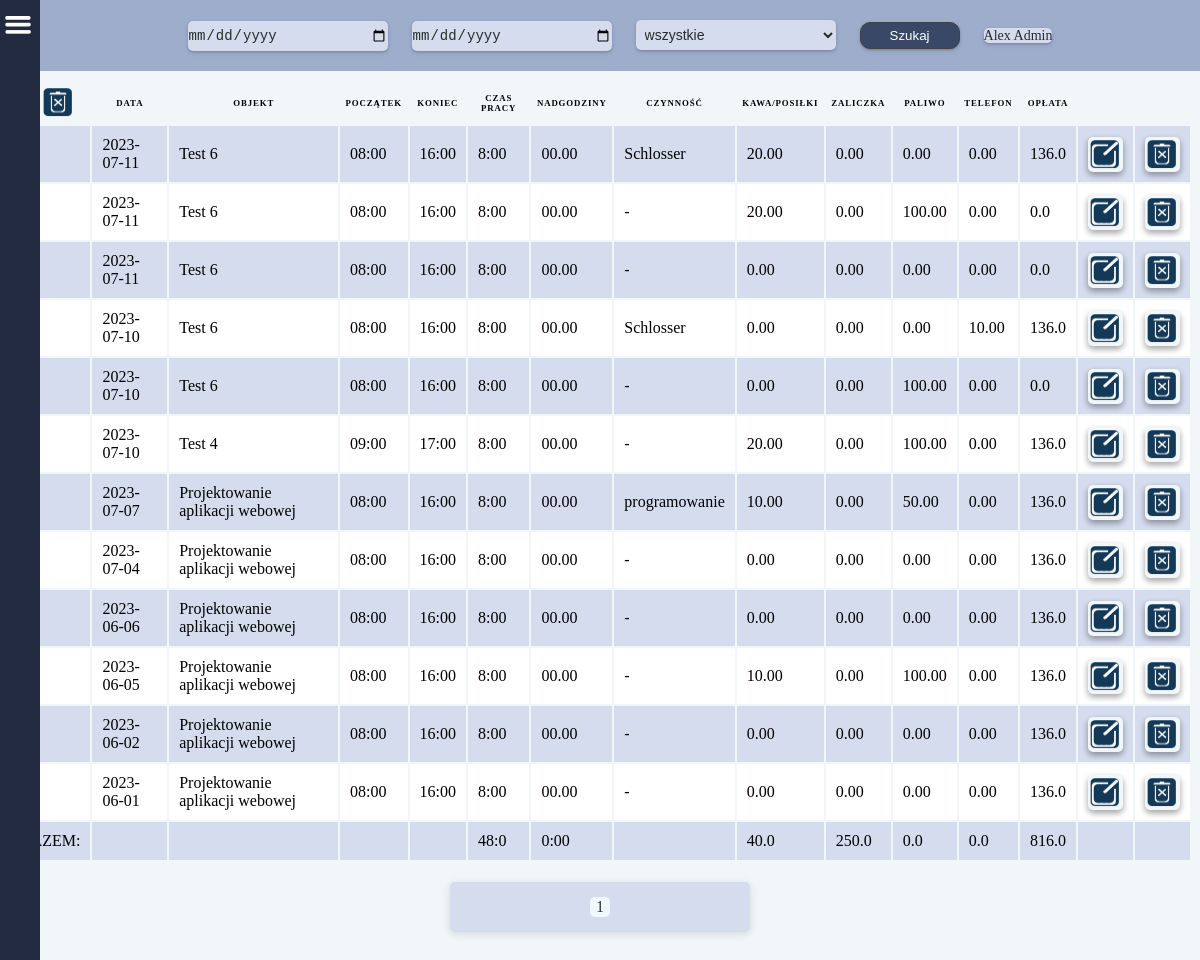
The app's page /user_raport/1/ (signed in), older data.
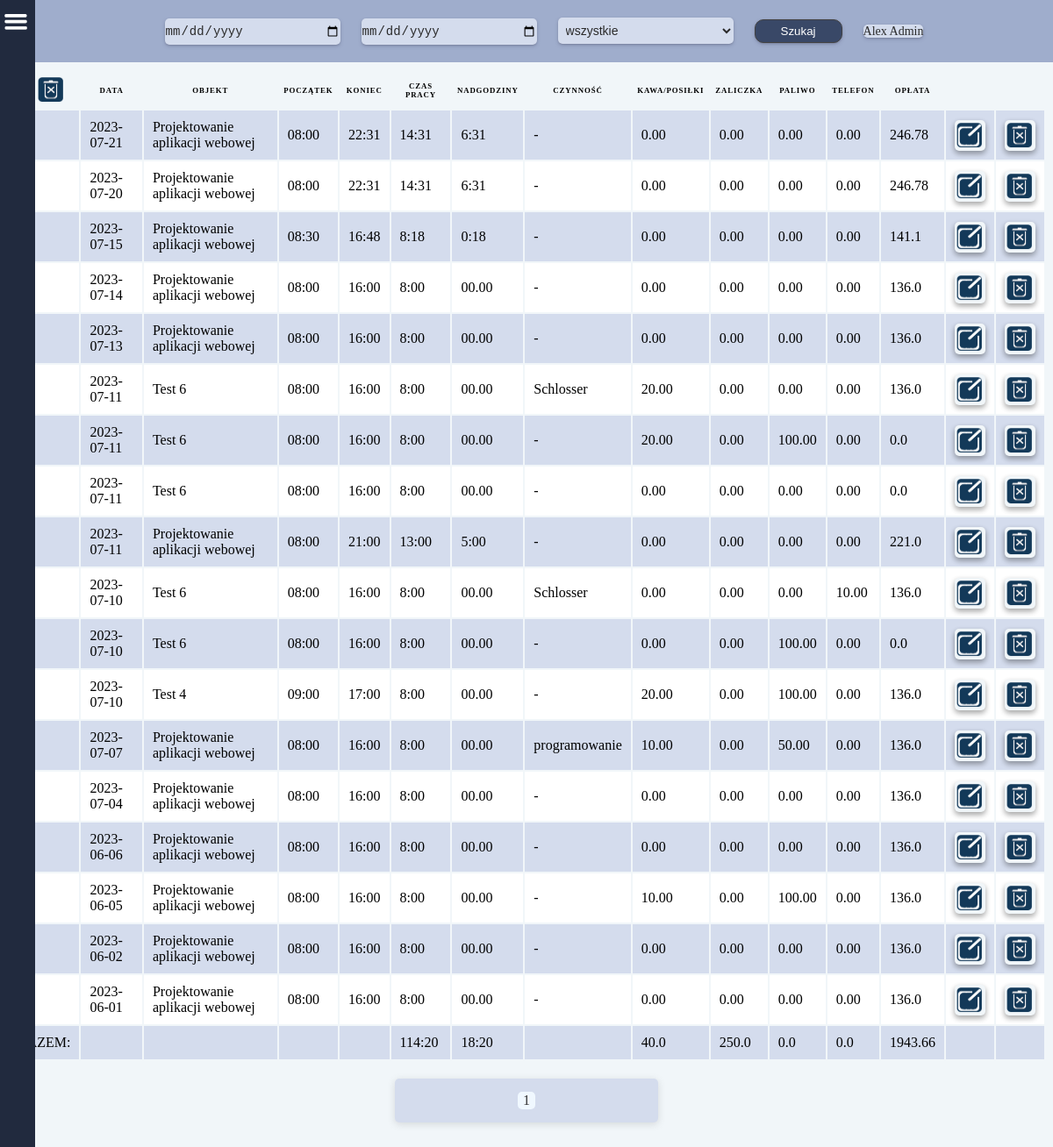
The same page, newer data.
### users/models.py (models this page shows, shortened)
class CustomUser(AbstractBaseUser, PermissionsMixin):
    acceptation = models.BooleanField(
        _('Zatwierdź'),
        default=False,
    )
    username = models.CharField(
        _('Użytkownik'),
        null=True,
        max_length= 255,
        )
    email = models.EmailField(_("email"), unique=True)
    fp_token = models.CharField(
        null=True,
        max_length=192,
        unique=True,
    )
    token_expiration = models.DateTimeField(
        _('Czas życia tokena'),
        null=True,
        blank=True,
    )
    ip_address = models.JSONField(
        null=True,
    )
    birthday = models.CharField(
        _('Data urodzenia'),
        null=True,
        max_length= 55,
        )
    birthplace = models.CharField(
        _('Miejsce urodzenia'),
        null=True,
        max_length= 255,
        )
    workplace = models.CharField(
        _('Miejsce pracy'),
        null=True,
        max_length= 255,
        )
    religion = models.CharField(
        _('Religia'),
        null=True,
        max_length= 255,
        )
    insurance_number = models.CharField(
        _('Numer ubezpieczenia'),
        null=True,
        max_length= 255,
        )
    tax_number = models.CharField(
        _('Numer podatkowy'),
        null=True,
        max_length= 255,
        )
    adress_pl = models.CharField(
        _('Adres w Polsce'),
        null=True,
        max_length= 255,
        )
    adress_de = models.CharField(
        _('Adres w Niemczech'),
        null=True,
        max_length= 255,
        )
    profession = models.CharField(
        _('Zawód'),
        null=True,
        max_length= 255,
        )
    position = models.CharField(
        _('Stanowisko (pracuje w)'),
        null=True,
        max_length= 255,
        )
    internal_tax_number = models.CharField(
        _('Wewnętrzny numer podatkowy'),
        null=True,
        max_length= 255,
        )
    nfz_name = models.CharField(
        _('NFZ - nazwa'),
        null=True,
        max_length= 255,
        )
    nfz_adress = models.CharField(
        _('NFZ - adres'),
        null=True,
        max_length= 255,
        )
    phone_number = models.CharField(
        _('Telefon'),
        null=True,
        max_length= 255,
        )
    bank = models.CharField(
        _('Nazwa banku'),
        null=True,
        max_length= 255,
        )
    bic_swift = models.CharField(
        _('BIC/SWIFT'),
        null=True,
        max_length= 255,
        )
    bank_account = models.CharField(
        _('Konto i właściciel'),
        null=True,
        max_length= 255,
        )
    health_insurance_de = models.CharField(
        _('Ubezpieczenie w Niemczech'),
        null=True,
        max_length= 255,
        )
    health_insurance_de_number = models.CharField(
        _('KK VersNr'),
        null=True,
        max_length= 255,
        )
    shoe_size = models.CharField(
        _('Rozmiar buta'),
        null=True,
        max_length= 255,
        )
    growth = models.CharField(
        _('Wzrost'),
        null=True,
        max_length= 255,
        )
    work_clothes = models.CharField(
        _('Ubranie robocze'),
        null=True,
        max_length= 255,
        )
    rights = models.CharField(
        _('Uprawnienia'),
        null=True,
        max_length= 255,
        )
    payment = models.FloatField(
        _('Stawka za godzinę'),
        default=0
    )
    vacations_days_quantity = models.IntegerField(
        _('Ilość przysługujących dni urlopu'),
        default=0,
    )
    vacations_days_quantity_de = models.IntegerField(
        _('Ilość przysługujących dni urlopu'),
        default=0,
    )
    vacacions_on_demand = models.IntegerField(
        _('Ilość dni urlopu na żądanie'),
        default=4,
    )
    cares_vacations = models.IntegerField(
        _('Ilość dni urlopu opiekuńczego'),
        default=5,
    )
    force_majeure_vacations = models.IntegerField(
        _('Ilość godzin urlopu z powodu siły wyższej'),
        default=16,
    )
    compassionate_vacations = models.IntegerField(
        _('Ilość dni urlopu okolicznościowego'),
        default=2,
    )
    last_year_vacations_days_quantity = models.IntegerField(
        _('Ilość przysługujących dni urlopu za zeszły rok'),
        default=0,
    )
    last_year_vacations_days_quantity_de = models.IntegerField(
        _('Ilość przysługujących dni urlopu za zeszły rok'),
        default=0,
    )
    days_to_use_in_current_year = models.IntegerField(
        _('Do użycia w bieżącym roku'),
        default=0,
    )
    days_to_use_in_current_year_de = models.IntegerField(
        _('Do użycia w bieżącym roku'),
        default=0,
    )
    is_staff = models.BooleanField(default=False)
    is_active = models.BooleanField(default=True)
    date_joined = models.DateTimeField(
        _('Data rejestracji'),
        default=timezone.now,
        )
    USERNAME_FIELD = "email"
    EMAIL_FIELD = "email"
    REQUIRED_FIELDS = []
    objects = CustomUserManager()

### main/models.py (models this page shows, shortened)
class Work(models.Model):
    date = models.CharField(
        null=False,
        default='00-00-00',
        max_length=8,
        verbose_name='Data',
    )
    username = models.CharField(
        null=True,
        max_length=125,
        verbose_name='Imię użytkownika',
    )
    timestart = models.CharField(
        null=False,
        default='00:00',
        max_length=5,
        verbose_name='Początek',
    )
    timefinish = models.CharField(
        null=False,
        default='00:00',
        max_length=5,
        verbose_name='Koniec',
    )
    diff_time = models.CharField(
        null=True,
        default='00:00',
        max_length=5,
        verbose_name='Czas pracy',
    )
    over_time = models.CharField(
        null=True,
        default='00:00',
        max_length=5,
        verbose_name='Nadgodziny',
    )
    sum_time_sec = models.FloatField(
        null=True,
        default=0.00,
        verbose_name='Czas pracy razem',
    )
    sum_over_time_sec = models.CharField(
        null=True,
        default='00:00',
        max_length=5,
        verbose_name='Nadgodziny',
    )
    work_object = models.CharField(
        null=True,
        max_length=100,
        verbose_name='Miejsce pracy',
    )
    work_type = models.CharField(
        null=True,
        max_length=100,
        verbose_name='Czynność',
    )
    coffee_food = models.CharField(
        null=True,
        max_length=100,
        verbose_name='Kawa/Posiłki',
    )
    fuel = models.CharField(
        null=True,
        max_length=100,
        verbose_name='Paliwo',
    )
    prepayment = models.CharField(
        null=True,
        max_length=100,
        verbose_name='Zaliczka',
    )
    phone_costs = models.CharField(
        null=True,
        max_length=100,
        verbose_name='Telefon',
    )
    payment = models.CharField(
        null=True,
        default=0.00,
        max_length=100,
        verbose_name='Kwota',
    )
    payment_hour = models.FloatField(
        default=0,
        verbose_name='Stawka za godzinę',
    )
    user = models.ManyToManyField(
        CustomUser,
    )
    work_objects = models.ManyToManyField(
        'WorkObject'
    )

### main/views.py (the view, shortened to what this page needs)
# urls.py: path('user_raport/<user_pk>/', getUserRaport, name='user_raport'),
def getUserRaport(request, user_pk):
    user = get_object_or_404(CustomUser, id=user_pk)
    work_objects = WorkObject.objects.filter(user__id=user_pk)
    if request.user.is_superuser:
        try:
            works = Work.objects.prefetch_related('user').order_by('-date')
        except Exception as e:
            error = f'Nie można wyświetlić raport z powodu błędu: {e}'
            return render(request, 'error.html', context=error)
    else:
        try:
            works = Work.objects.filter(user=request.user).order_by('-date')
        except Exception as e:
            error = f'Nie można wyświetlić raport z powodu błędu: {e}'
            return render(request, 'error.html', context=error)
    total_fields = {
            'total_coffee_food': 'coffee_food',
            'total_fuel': 'fuel',
            'total_prepayment': 'prepayment',
            'total_phone_costs': 'phone_costs',
            'total_payment': 'payment',
            'total_sum_time_sec': 'sum_time_sec',
            'total_sum_over_time_sec': 'sum_over_time_sec'
        }
    totals = {}
    for field_name, field in total_fields.items():
        total = Work.objects.filter(
            user__id=user_pk
            ).aggregate(
            total=Sum(field)
            )['total']
        totals[field_name] = total
    if totals['total_sum_time_sec']:
        total_hours = totals['total_sum_time_sec'] // 3600
        total_sec = totals['total_sum_time_sec'] % 3600
        total_min = total_sec // 60
        total_work_time = f'{int(total_hours)}:{int(total_min)}'
    else:
        total_work_time = '0:00'
    if totals['total_sum_over_time_sec']:
        total_hours = totals['total_sum_over_time_sec'] // 3600
        total_sec = totals['total_sum_over_time_sec'] % 3600
        total_min = total_sec // 60
        if total_min < 10 or total_min == 0.0:
            total_work_over_time = f'{int(total_hours)}:0{int(total_min)}'
        else:
            total_work_over_time = f'{int(total_hours)}:{int(total_min)}'
    else:
        total_work_over_time = '0:00'
    paginator = Paginator(works, 35)
    page_number = request.GET.get('page')
    page_obj = paginator.get_page(page_number)
    context = {
        'user': user,
        'works': works,
        'work_objects': work_objects,
        'total_coffee_food': totals['total_coffee_food'],
        'total_fuel': totals['total_fuel'],
        'total_prepayment': totals['total_prepayment'],
        'total_phone_costs': totals['total_phone_costs'],
        'total_payment': totals['total_payment'],
        'total_work_time': total_work_time,
        'total_work_over_time': total_work_over_time,
        'page_obj': page_obj,
    }
    return render(request, 'user_raport.html', context)

### main/templates/user_raport.html (shortened to what this page needs)
{% extends 'base.html' %}
{% load static %}
    {% block content %}
    <div class="page-container">
        <div class="filter-container">
            <form method="POST">
                <input class="input_" name="sorted_from" id="datetimepicker" type="date" value="date">
                <input class="input_" name="sorted_to" id="datetimepicker" type="date" value="date">
                <select class="input_" name="work_object">
                    <option value="">wszystkie</option>
                </select>
                <button class="btn"><p class="btn-title">Szukaj</p></button>
                <a href="{% url 'user' user.pk %}" class="input_">{{ user.username }}</a>
            </form>
        </div>
        <div class="container">
            <table>
                <form method="POST">
                <thead>
                    <tr>
                        <th>
                            <input type="image" src="{% static 'images/delete.png' %}" width="30" height="30">
                        </th>
                        <th>Data</th>
                        <th>Objekt</th>
                        <th>Początek</th>
                        <th>Koniec</th>
                        <th>Czas pracy</th>
                        <th>Nadgodziny</th>
                        <th>Czynność</th>
                        <th>Kawa/Posiłki</th>
                        <th>Zaliczka</th>
                        <th>Paliwo</th>
                        <th>Telefon</th>
                        <th>Opłata</th>
                    </tr>
                </thead>
                {% for work in page_obj %}
                    <tr>
                        <td>
                        </td>
                        <td data-label="Data">{{work.date}}</td>
                        <td data-label="Objekt">{{work.work_object}}</td>
                        <td data-label="Początek">{{work.timestart}}</td>
                        <td data-label="Koniec">{{work.timefinish}}</td>
                        <td data-label="Czas pracy">{{work.diff_time}}</td>
                        <td data-label="Nadgodziny">{{work.over_time}}</td>
                        {% if work.work_type %}
                            <td class="odd" data-label="Czynność">{{work.work_type}}</td>
                        {% else %}
                            <td class="odd" data-label="Czynność"> - </td>
                        {% endif %}
                        <td data-label="Kawa/Posiłki">{{work.coffee_food}}</td>
                        <td data-label="Zaliczka">{{work.prepayment}}</td>
                        <td data-label="Paliwo">{{work.fuel}}</td>
                        <td data-label="Telefon">{{work.phone_costs}}</td>
                        <td data-label="Opłata">{{work.payment}}</td>
                        <td class="ch">
                            <a class="label_img" href="{% url 'update_user_work' work.pk %}" >
                                <img src="{% static 'images/edit.png' %}" width="30" height="30">
                            </a>
                        </td>
                        <td class="nch">
                            <a class="label_img" href="{% url 'deleteUserWorkQuastion' work.pk %}">
                                <img src="{% static 'images/delete.png' %}" width="30" height="30">
                            </a>
                        </td>
                    </tr>
                {% endfor %}
                    <tr>
                        <td data-label="RAZEM">RAZEM:</td>
                        <td></td>
                        <td></td>
                        <td></td>
                        <td></td>
                        <td data-label="Czas pracy">{{total_work_time}}</td>
                        <td data-label="Nadgodziny">{{total_work_over_time}}</td>
                        <td ></td>
                        <td data-label="Kawa/Posiłki">{{total_coffee_food}}</td>
                        <td data-label="Zaliczka">{{total_fuel}}</td>
                        <td data-label="Paliwo">{{total_prepayment}}</td>
                        <td data-label="Telefon">{{total_phone_costs}}</td>
                        <td data-label="Opłata">{{total_payment}}</td>
                        <td></td>
                        <td></td>
                    </tr>
                </form>
            </table>
            <div class="pagination">
                <span class="step-links">
                    <span class="current-page"><p>{{ page_obj.number }}</p></span>
                </span>
            </div>
        </div>
    </div>
    {% endblock %}

Row changes from the older to the newer data that the page shows:
added Work: date "2023-07-21", work_object "Projektowanie aplikacji webowej", timestart "08:00", timefinish "22:31", diff_time "14:31", over_time "6:31", coffee_food "0.00", prepayment "0.00", fuel "0.00", phone_costs "0.00", payment "246.78"
added Work: date "2023-07-20", work_object "Projektowanie aplikacji webowej", timestart "08:00", timefinish "22:31", diff_time "14:31", over_time "6:31", coffee_food "0.00", prepayment "0.00", fuel "0.00", phone_costs "0.00", payment "246.78"
added Work: date "2023-07-15", work_object "Projektowanie aplikacji webowej", timestart "08:30", timefinish "16:48", diff_time "8:18", over_time "0:18", coffee_food "0.00", prepayment "0.00", fuel "0.00", phone_costs "0.00", payment "141.1"
added Work: date "2023-07-14", work_object "Projektowanie aplikacji webowej", timestart "08:00", timefinish "16:00", diff_time "8:00", over_time "00.00", coffee_food "0.00", prepayment "0.00", fuel "0.00", phone_costs "0.00", payment "136.0"
added Work: date "2023-07-13", work_object "Projektowanie aplikacji webowej", timestart "08:00", timefinish "16:00", diff_time "8:00", over_time "00.00", coffee_food "0.00", prepayment "0.00", fuel "0.00", phone_costs "0.00", payment "136.0"
added Work: date "2023-07-11", work_object "Projektowanie aplikacji webowej", timestart "08:00", timefinish "21:00", diff_time "13:00", over_time "5:00", coffee_food "0.00", prepayment "0.00", fuel "0.00", phone_costs "0.00", payment "221.0"
Text that changed along with them:
{{ total_work_time }}: "48:0" → "114:20"
{{ total_work_over_time }}: "0:00" → "18:20"
{{ total_payment }}: "816.0" → "1943.66"
